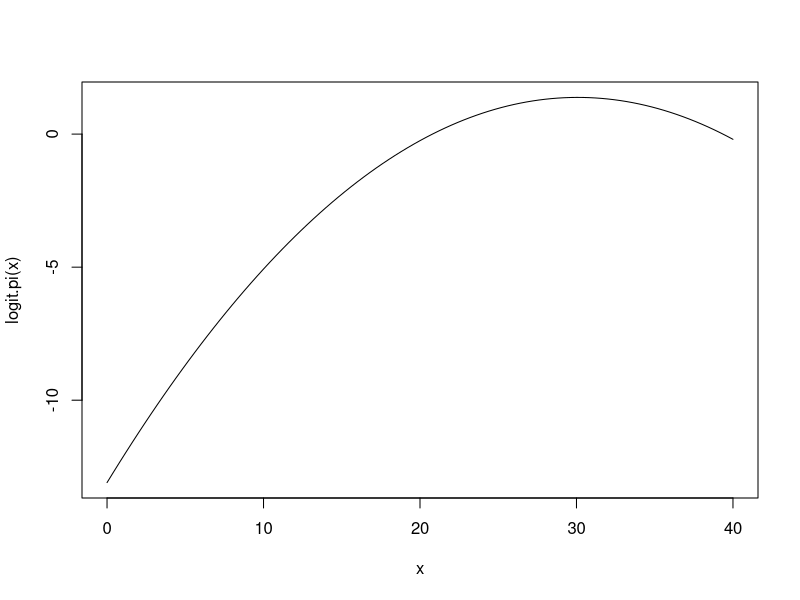

The R script that drew this image:
## Problem 5.9 (c)
logit.pi = function(x) -13.096 + 0.9625*x - 0.0160*x^2
curve(logit.pi(x), 0, 40)
## Problem 5.14
grouped = data.frame(x=0:2, yes=c(1,2,4), no=c(3,2,0))
ungrouped = data.frame(x=rep(0:2,c(4,4,4)), y=c(1,0,0,0,1,1,0,0,1,1,1,1))
M1.grouped = glm(cbind(yes,no) ~ x, data=grouped, family=binomial)  
M0.grouped = glm(cbind(yes,no) ~ 1, data=grouped, family=binomial)  
M1.ungrouped = glm(y ~ x, data=ungrouped, family=binomial)  
M0.ungrouped = glm(y ~ 1, data=ungrouped, family=binomial)  
## (a) The maximum log likelihood values 'depend' on the form of data entry 'in R'
c(logLik(M0.grouped), logLik(M0.ungrouped))  
c(logLik(M1.grouped), logLik(M1.ungrouped)) 
# but the difference does not depend on the form of data entry
logLik(M1.grouped) - logLik(M0.grouped)
logLik(M1.ungrouped) - logLik(M0.ungrouped) 
## (b) G^2(M) depend on the form of data entry. Why?
c(deviance(M0.grouped), deviance(M0.ungrouped))
c(deviance(M1.grouped), deviance(M1.ungrouped))
c(M0.grouped$df.residual, M0.ungrouped$df.residual)
c(M1.grouped$df.residual, M1.ungrouped$df.residual)
## (c) G^2(M_0 | M_1) do not depend on the form of data entry
deviance(M0.grouped) - deviance(M1.grouped) 
deviance(M0.ungrouped) - deviance(M1.ungrouped)
# What do you expect of the value of maximum likelihood of the 'saturated' model for ungrouped data?
(-2*logLik(M0.ungrouped) - deviance(M0.ungrouped))/2 # maximum likelihood = 1, so that maximum log likelihood = 0

